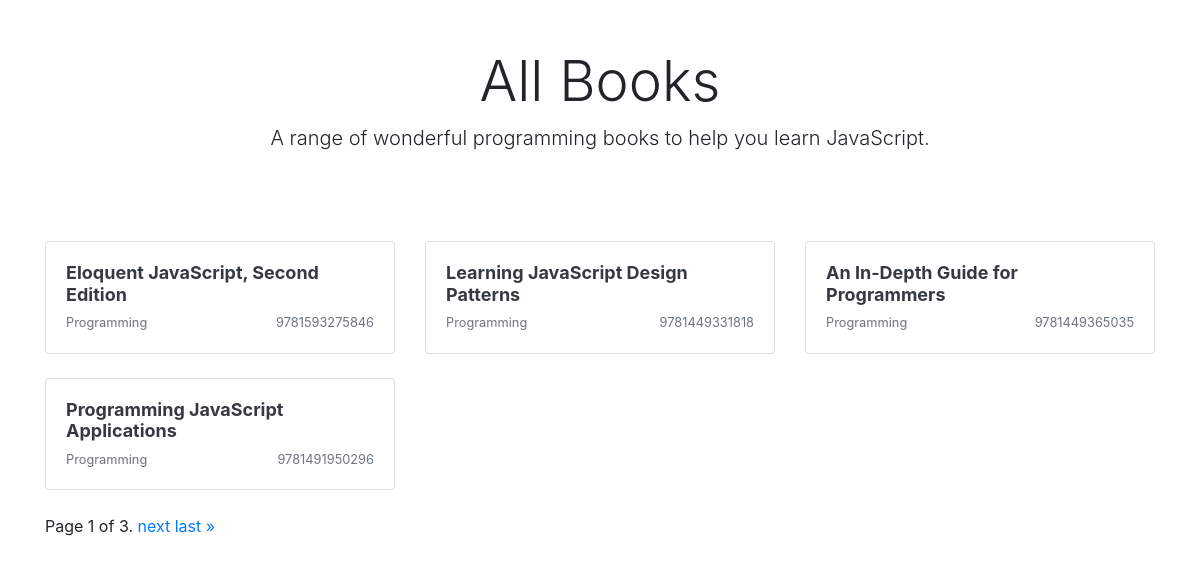
The page /books/ on the database its author committed.
### books/models.py (models this page shows, shortened)
class Books(models.Model):
    title = models.CharField(max_length=100)
    slug = models.SlugField(null=True)
    genre = models.CharField(max_length=100)
    author = models.CharField(max_length=100)
    isbn = models.IntegerField()
    count = models.IntegerField(null=True, default=0)

### books/views.py (the view)
# urls.py: path('', IndexView.as_view(), name='ex2'),
class IndexView(ListView):
    model = Books
    template_name = "home.html"
    context_object_name = 'books'
    paginate_by = 4

### books/templates/home.html (shortened to what this page needs)
    {% extends "base.html" %}
    {% block content %}
    <div class="container">
        <div class="px-3 py-3 pt-md-5 pb-md-4 mx-auto text-center">
            <h1 class="display-4">All Books</h1>
            <p class="lead">A range of wonderful programming books to help you learn JavaScript.</p>
        </div>
        <div class="py-5">
            <div class="row">
                {% for book in books %}
                <div class="col-md-4">
                    <a class="text-dark" href="{% url 'books:book-detail' slug=book.slug %}">
                        <div class="card mb-4 box-shadow">
                            <div class="card-body">
                                <h2 style="font-size:18px;font-weight:bold;min-height:42px;">
                                    {{book.title|truncatechars:50}}</h2>
                                <div class="d-flex justify-content-between align-items-center">
                                    <small class="text-muted">{{book.genre}}</small>
                                    <small class="text-muted">{{book.isbn}}</small>
                                </div>
                            </div>
                        </div>
                    </a>
                </div>
                {% endfor %}
            </div>
            <div class="row">
                <div class="col-12">
                    <span class="step-links">
                        <span class="current">
                            Page {{ page_obj.number }} of {{ page_obj.paginator.num_pages }}.
                        </span>
                        {% if page_obj.has_next %}
                        <a href="?page={{ page_obj.next_page_number }}">next</a>
                        <a href="?page={{ page_obj.paginator.num_pages }}">last &raquo;</a>
                        {% endif %}
                    </span>
                </div>
            </div>
        </div>
    </div>
    {% endblock %}

### rows shown on the page
Books: title "Eloquent JavaScript, Second Edition", genre "Programming", isbn "9781593275846"
Books: title "Learning JavaScript Design Patterns", genre "Programming", isbn "9781449331818"
Books: title "An In-Depth Guide for Programmers", genre "Programming", isbn "9781449365035"
Books: title "Programming JavaScript Applications", genre "Programming", isbn "9781491950296"

### other values the page prints
{{ page_obj.number }} "1"
{{ page_obj.paginator.num_pages }} "3"
